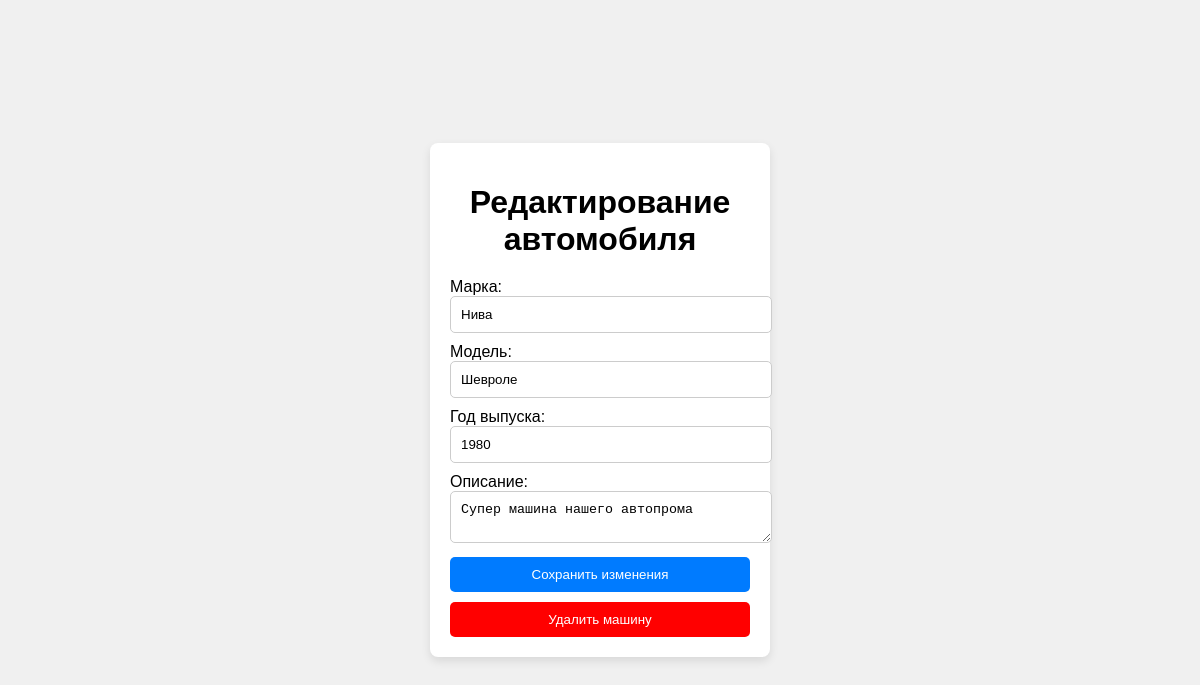
/cars/4/edit/ (signed in), run on the app's committed database.
### cars/models.py (models this page shows, shortened)
class Car(models.Model):
    make = models.CharField(max_length=16, verbose_name='make')
    model = models.CharField(max_length=16, verbose_name='model')
    year = models.SmallIntegerField(verbose_name='year')
    description = models.TextField(null=True, blank=True)
    created_at = models.DateTimeField(auto_now_add=True)
    updated_at = models.DateTimeField(auto_now_add=True)
    owner = models.ForeignKey(to=User, verbose_name='owner', on_delete=models.CASCADE)

### cars/views.py (the view, shortened to what this page needs)
# urls.py: path('<int:car_id>/edit/', edit_car, name='car_edit'), #Редактирование параметров автомобиля,
@login_required
def edit_car(request, car_id):
    car = Car.objects.get(id=car_id)
    if car.owner != request.user:
        return render(request, 'cars/permission_denied.html')
    return render(request, 'cars/car_edit.html', {'car': car})

### cars/templates/cars/car_edit.html (shortened to what this page needs)
{% load static %}
<!DOCTYPE html>
<html lang="ru">
<head>
</head>
<body>
<div class="edit-container">
    <h1>Редактирование автомобиля</h1>
    <form method="post">
        <label for="make">Марка:</label>
        <input type="text" name="make" value="{{ car.make }}" required><br>
        <label for="model">Модель:</label>
        <input type="text" name="model" value="{{ car.model }}" required><br>
        <label for="year">Год выпуска:</label>
        <input type="number" name="year" value="{{ car.year }}" required><br>
        <label for="description">Описание:</label>
        <textarea name="description" required>{{ car.description }}</textarea><br>
        <button type="submit">Сохранить изменения</button>
    </form>
    <a href="{% url 'cars:delete_car' car.id %}"><button style="margin-top:10px; background-color:red">Удалить машину</button></a>
</div>
</body>
</html>

### cars/templates/cars/car_edit.html (style rules this page uses)
body { display: flex; justify-content: center; align-items: center; height: 100vh; margin: 0; font-family: Arial, sans-serif; background-color: #f0f0f0; }
.edit-container { background-color: #fff; padding: 20px; border-radius: 8px; box-shadow: 0 4px 10px rgba(0, 0, 0, 0.1); width: 300px; }
h1 { text-align: center; margin-bottom: 20px; }
input, textarea { width: 100%; padding: 10px; margin-bottom: 10px; border: 1px solid #ccc; border-radius: 5px; }
button { width: 100%; padding: 10px; border: none; border-radius: 5px; background-color: #007BFF; color: white; cursor: pointer; }

### data on the page
Car: make "Нива", model "Шевроле", year "1980", description "Супер машина нашего автопрома"
